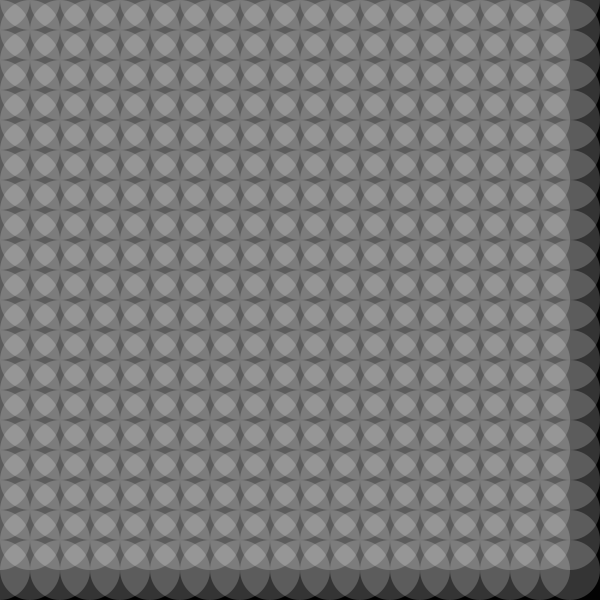
Frame 1 (no input)
Frame 60 (the mouse pressed at the canvas centre just before this capture): identical to frame 1, image omitted
Frame 120 (the mouse held since frame 60 and released just before this capture): identical to frame 1, image omitted

The Processing sketch that drew this single still picture (run headless with seeded random() and noise(); from frame 60 on, the mouse is pressed at the canvas centre):

// Processing sketch: processing_143662
// ── processing_143662.pde


void setup(){
  size(600,600);
  background(3,3,3);
  //noLoop();
}

void draw (){
  background(3,3,3);
  noStroke();
  noFill();
  
  for (int i = 0; i <width; i = i + 30) {
    for (int j = 0; j <height; j = j + 30) {
      fill(255,255,255,50);
      ellipse(i,j,60,60);
    }
  }
}
